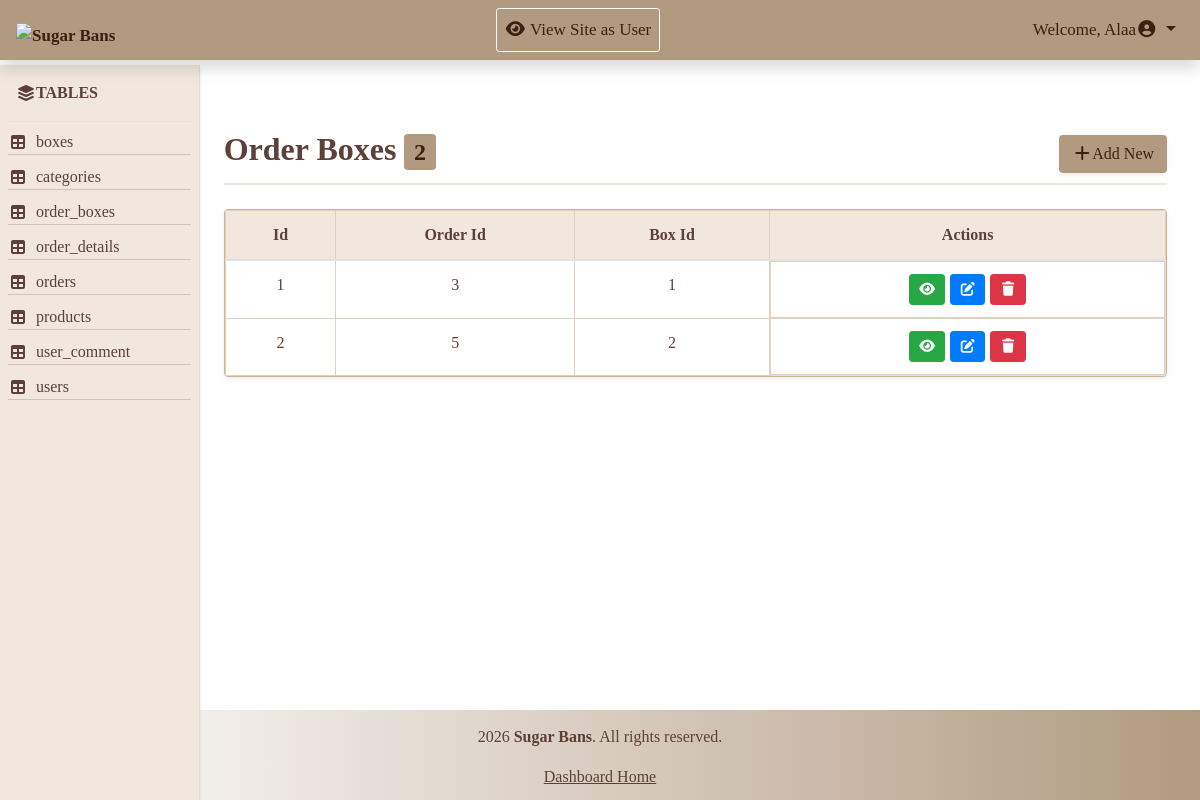
The page /Admin/view_table.php?table=order_boxes (signed in) on the database as committed earlier.
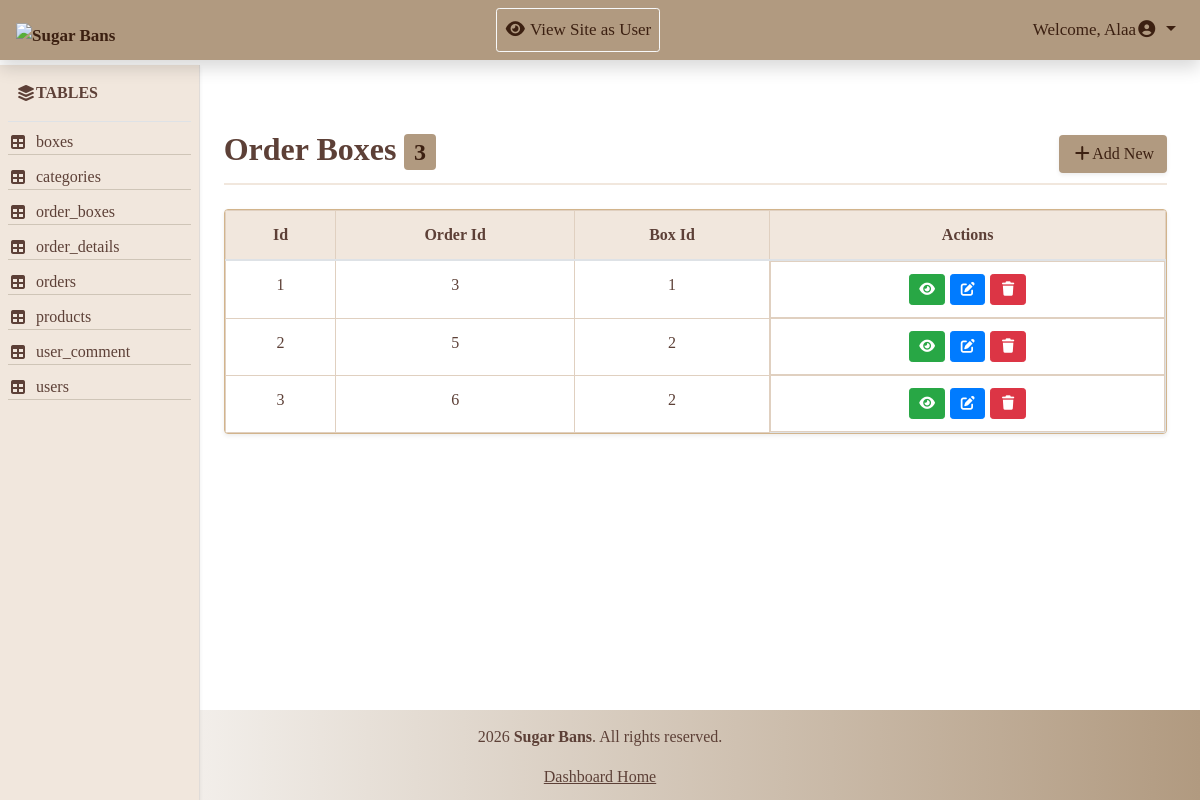
The same page on the database as committed later.
### tables this page shows
CREATE TABLE `order_boxes` (
  `id` int(11) NOT NULL,
  `order_id` int(11) NOT NULL,
  `box_id` int(11) NOT NULL,
  `quantity` int(11) NOT NULL DEFAULT 1,
  `box_price` decimal(10,2) NOT NULL,
  `box_date` timestamp NOT NULL DEFAULT current_timestamp()
);

### Admin/view_table.php (the view, shortened to what this page needs)
<?php
include 'includes/db/db.php';
include 'includes/temp/header.php';
include 'includes/temp/navbar.php';
?>
    <div class="row mx-3">
        <?php include 'includes/temp/aside.php'; ?>
        <main class="col-md-10">
            <?php
            $displayTitle = "";
            if (isset($_GET['table'])) {
                $currentTable = $_GET['table'];
                $spaceName = str_replace('_', ' ', $currentTable);
                $displayTitle = ucwords($spaceName);
            }
            $statement = $connect->prepare("SELECT * FROM $currentTable");
            $statement->execute();
            $currentTableCount =$statement->rowCount();
            $result = $statement->fetchAll(PDO::FETCH_ASSOC);
            $columns = [];
            if (!empty($result)) {
                $columns = array_slice(array_keys($result[0]), 0, 3);
            }
            ?>
            <div class="d-flex justify-content-between align-items-center div-title">
                <h2 class="table-title" ><?php echo $displayTitle;?> <span class="badge"><?php echo $currentTableCount;?></span></h2>
                <a href="action.php?action=add&table=<?php echo $currentTable; ?>"class="btn shadow-sm btn-add"><i class="fa-solid fa-plus"></i>Add New</a>
            </div>
            <div class="card shadow-sm mt-4 overflow-hidden">
                <div class="table-responsive">
                    <table class="table table-hover mb-0 w-100 border 1px">
                        <thead>
                            <tr>
                                <?php foreach ($columns as $col){?>
                                    <th><?php echo ucwords(str_replace('_', ' ', $col)); ?></th>
                                    <?php } ?>
                                    <th>Actions</th>
                            </tr>
                        </thead>
                        <tbody>
                            <?php foreach ($result as $row){ ?>
                                <tr>
                                    <?php foreach ($columns as $col){ ?>
                                    <td><?php echo $row[$col]; ?></td>
                                        <?php } ?>
                                    <td class="d-flex flex-md-nowrap justify-content-center operation">
                                        <a href="action.php?action=show&table=<?php echo $currentTable; ?>&id=<?php echo array_values($row)[0]; ?>" class="btn btn-sm btn-success"><i class="fa-solid fa-eye"></i></a>
                                        <a href="action.php?action=edit&table=<?php echo $currentTable; ?>&id=<?php echo array_values($row)[0]; ?>" class="btn btn-sm btn-primary"><i class="fa-solid fa-pen-to-square"></i></a>
                                        <a href="action.php?action=delete&table=<?php echo $currentTable; ?>&id=<?php echo array_values($row)[0]; ?>" class="btn btn-sm btn-danger" onclick= "return confirm('Are you sure you want to delete this?')"><i class="fa-solid fa-trash"></i></a>
                                   </td>
                               </tr>
                            <?php } ?>
                        </tbody>
                    </table>
                </div>
            </div>
        </main>
    </div>
<?php
include 'includes/temp/footer.php';
?>

### Admin/includes/temp/header.php (shortened to what this page needs)
<!DOCTYPE html>
<html lang="en">
<head>
    <link rel="stylesheet" href="includes/assets/css/bootstrap.min.css">
    <link rel="stylesheet" href="includes/assets/css/all.css">
    <link rel="stylesheet" href="includes/assets/css/style.css">
</head>
<body>

### Admin/includes/temp/navbar.php (shortened to what this page needs)
<nav class="navbar navbar-expand-md navbar-light shadow">
    <a class="navbar-brand font-weight-bold" href="dashboard.php">
        <img src="includes/assets/img/ChatGPT Image Mar 31, 2026, 09_50_31 PM.png" height="45px" alt="Sugar Bans">
    </a>
    <div class="collapse navbar-collapse" id="adminNavbar">
        <ul class="navbar-nav ml-auto">
            <li class="nav-item">
                <a class="nav-link btn btn-outline-light btn-sm " href="../index.php" target="_blank">
                    <i class="fas fa-eye"></i><span> View Site as User</span>
                </a>
            </li>
        </ul>
        <ul class="navbar-nav ml-auto">
            <li class="nav-item dropdown text-white">
                <a class="nav-link dropdown-toggle" href="#" id="navbarDropdown" role="button" data-toggle="dropdown">
                    <span>Welcome, <?php echo $_SESSION['user_fname']; ?></span><i class="fas fa-user-circle"></i>
                </a>
            </li>
        </ul>
    </div>
</nav>

### Admin/includes/temp/aside.php (shortened to what this page needs)
<aside class="col-md-2 side-wrapper px-2 shadow-sm">
    <div class="py-3 px-2 font-weight-bold border-bottom d-flex align-items-center">
        <i class="fas fa-layer-group"></i><span> TABLES</span>
    </div>
    <div class="mt-2">
        <?php
        try {
            $stmt = $connect->prepare("SHOW TABLES");
            $stmt->execute();
            $allTables = $stmt->fetchAll(PDO::FETCH_COLUMN);
            foreach ($allTables as $row) {
                echo"<a href='view_table.php?table=$row' class='side-item d-flex align-items-center'>
                        <i class='fas fa-table mr-2'></i>$row</a>";
            }
        }
        catch (PDOException $e) {
            echo "<div class='p-3 text-danger'>Error: " . $e->getMessage() . "</div>";
        }
        ?>
    </div>
</aside>

### Admin/includes/temp/footer.php (shortened to what this page needs)
<footer >
        <p>2026 <strong>Sugar Bans</strong>. All rights reserved.</p>
            <a href="dashboard.php">Dashboard Home</a>
</footer>
</body>
</html>

### Admin/includes/assets/css/style.css (style rules this page uses)
* { margin: 0; padding: 0; box-sizing: border-box; }
body { font-family:Georgia, 'Times New Roman', Times, serif; }
nav { width: 100%; background-color: #b19a80 ; position:fixed !important; top: 0; z-index: 10000; }
nav img { height: 90px; width: auto; margin-top: -20px; margin-bottom: -30px; z-index: 10; position: relative; }
nav a { color: #3c2011 !important; font-size: 17px !important; }
.side-wrapper { position:fixed; top: 65px; left: 0; z-index: 100; min-height: 100vh; border-right: 1px solid #e0dcd9; background-color: #f1e7dd; color: #5d4037 ; }
.side-item { display: block; color: #5d4037 ; transition: 0.3s; border-bottom: 1px solid rgba(90, 77, 52, 0.225); margin-bottom: 10px; }
main { margin-top: 130px; margin-bottom: 50px; margin-left: 16.5%; padding-right:5px ; min-height: calc(100vh - 90px - 180px); }
.div-title { border-bottom: 2px solid #f1e7dd; padding-bottom: 5px; }
.table-title { color: #5d4037; font-weight: bold; }
.btn-add { background-color:#b19a80; color: #3c2011 ; }
.badge { background-color:#b19a80; color: #3c2011 ; }
.table ,.card { color: #5d4037; border-color: #d2b48c; }
.table th, .table td { border: 1px solid #e0d0c0; text-align: center; }
.table th { background-color: #f1e7dd ; }
.operation { gap:5px; margin: auto; }
footer { width: 100%; height: 90px; padding: 15px 0; position: relative; background-color: #b19a80; color: #5d4037; text-align: center; background: linear-gradient(to right, transparent, #b19a80); }
footer a { color: #5d4037; text-decoration: underline; display: block; transition: 0.5s; justify-content: space-around; }

Rows that differ between the two databases and show on the page:
added order_boxes: id "3", order "6", box "2"
Other text that changed with them:
$currentTableCount: "2" → "3"
